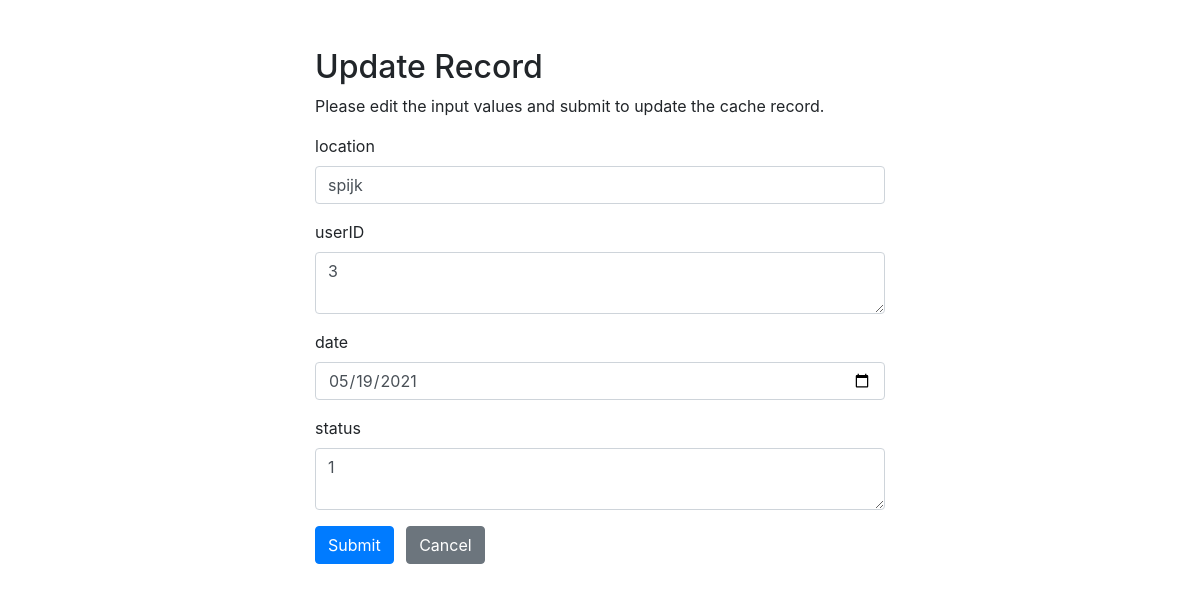
The app's page /includes/php/crudLocatie/updateDateAdmin.php?reservationID=5 (signed in) with its own data.
### tables this page shows
CREATE TABLE `reservation` (
  `reservationID` int(4) NOT NULL,
  `location` varchar(100) NOT NULL,
  `date` date NOT NULL,
  `status` int(11) NOT NULL DEFAULT '0',
  `userID` int(11) NOT NULL
);

### includes/php/crudLocatie/updateDateAdmin.php (the view, shortened to what this page needs)
<?php
require_once "../db_config.php";
$location = $userID = $date = $status ="";
$location_err = $userID_err = $date_err = $status_err = "";
if(isset($_POST["reservationID"]) && !empty($_POST["reservationID"])){
    $reservationID = $_POST["reservationID"];
    $input_location = trim($_POST["location"]);
    if(empty($input_location)){
        $location_err = "Please enter a location.";
    } elseif(!filter_var($input_location, FILTER_VALIDATE_REGEXP, array("options"=>array("regexp"=>"/^[a-zA-Z\s]+$/")))){
        $location_err = "Please enter a valid location.";
    } else{
        $location = $input_location;
    }
    $input_userID = trim($_POST["userID"]);
    if(empty($input_userID)){
        $userID_err = "Please enter an userID.";
    } else{
        $userID = $input_userID;
    }
    $input_status = trim($_POST["status"]);
    if(empty($input_status)){
        $status_err = "Please enter an status.";
    } else{
        $status = $input_status;
    }
    $input_date = trim($_POST["date"]);
    if(empty($input_date)){
        $date_err = "Please enter the date amount.";
    }else{
        $date = $input_date;
    }
    if(empty($location_err) && empty($userID_err) && empty($date_err)){
        $sql = "UPDATE reservation SET location=?, userID=?, date=?, status=? WHERE reservationID=?";
        if($stmt = $mysqli->prepare($sql)){
            $stmt->bind_param("sssii", $param_location, $param_userID, $param_date, $param_status, $param_reservationID);
            $param_location = $location;
            $param_userID = $userID;
            $param_date = $date;
            $param_status = $status;
            $param_reservationID = $reservationID;
            if($stmt->execute()){
                header("location: ../../../home.php");
                exit();
            } else{
                echo "Oops! Something went wrong. Please try again later.";
            }
        }
        $stmt->close();
    }
    $mysqli->close();
} else{
    if(isset($_GET["reservationID"]) && !empty(trim($_GET["reservationID"]))){
        $sql = "SELECT * FROM reservation WHERE reservationID = ?";
        if($stmt = $mysqli->prepare($sql)){
            $stmt->bind_param("i", $param_reservationID);
            if($stmt->execute()){
                $result = $stmt->get_result();
                if($result->num_rows == 1){
                    $row = $result->fetch_array(MYSQLI_ASSOC);
                    $location = $row["location"];
                    $userID = $row["userID"];
                    $date = $row["date"];
                    $status = $row["status"];
                } else{
                    header("location: error.php");
                    exit();
                }
            } else{
                echo "Oops! Something went wrong. Please try again later.";
            }
        }
    }  else{
        header("location: error.php");
        exit();
    }
}
?>
 <!DOCTYPE html>
<html lang="en">
<head>
    <link rel="stylesheet" href="https://stackpath.bootstrapcdn.com/bootstrap/4.5.2/css/bootstrap.min.css">
</head>
<body>
    <div class="wrapper">
        <div class="container-fluid">
            <div class="row">
                <div class="col-md-12">
                    <h2 class="mt-5">Update Record</h2>
                    <p>Please edit the input values and submit to update the cache record.</p>
                    <form action="<?php echo htmlspecialchars(basename($_SERVER['REQUEST_URI'])); ?>" method="post">
                        <div class="form-group">
                            <label>location</label>
                            <input type="text" name="location" class="form-control <?php echo (!empty($location_err)) ? 'is-invalid' : ''; ?>" value="<?php echo $location; ?>">
                        </div>
                        <div class="form-group">
                            <label>userID</label>
                            <textarea name="userID" class="form-control <?php echo (!empty($userID_err)) ? 'is-invalid' : ''; ?>"><?php echo $userID; ?></textarea>
                        </div>
                        <div class="form-group">
                            <label>date</label>
                            <input type="date" name="date" class="form-control <?php echo (!empty($date_err)) ? 'is-invalid' : ''; ?>" value="<?php echo $date; ?>">
                        </div>
                        <div class="form-group">
                            <label>status</label>
                            <textarea name="status" class="form-control <?php echo (!empty($status_err)) ? 'is-invalid' : ''; ?>"><?php echo $status; ?></textarea>
                        </div>
                        <input type="submit" class="btn btn-primary" value="Submit">
                        <a href="../../../index.php" class="btn btn-secondary ml-2">Cancel</a>
                    </form>
                </div>
            </div>
        </div>
    </div>
</body>
</html>

### includes/php/crudLocatie/updateDateAdmin.php (style rules this page uses)
.wrapper { width: 600px; margin: 0 auto; }

### records on screen
reservation: location "spijk", userID "3", date "05/19/2021", status "1"
